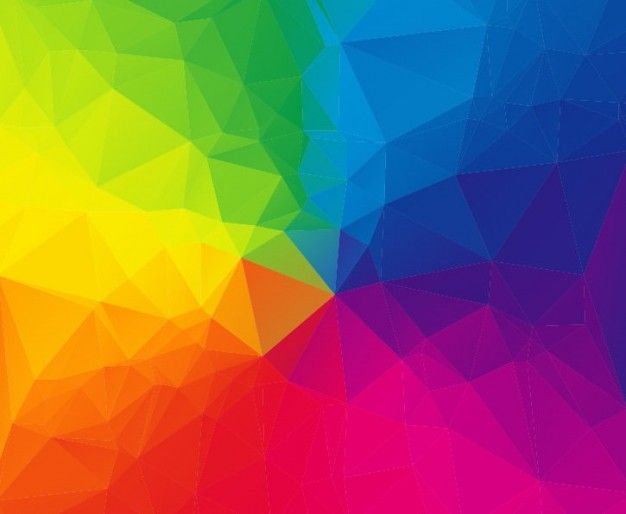
#> input picture Summer2018/Image_Clustering/Shuffle/cluster/test.jpg, 626 x 514 px
$ jupyter execute opencv.ipynb
#> lines starting #> are read from the running program, lines starting #| are printed output that depends on the picture
[cell 1]
from sklearn.cluster import KMeans
import numpy as np
from numpy import array
from scipy.cluster.vq import vq, kmeans, whiten
import scipy as sc
import cv2
import numpy as np
import matplotlib.pyplot as plt

y = plt.imread('test.jpg')
#> y is the input picture: shape (514, 626, 3); mean R, G, B 139.7, 101.6, 86.6
imgplot = plt.imshow(y)
plt.show()


X = plt.imread('test_scrambled.jpg')
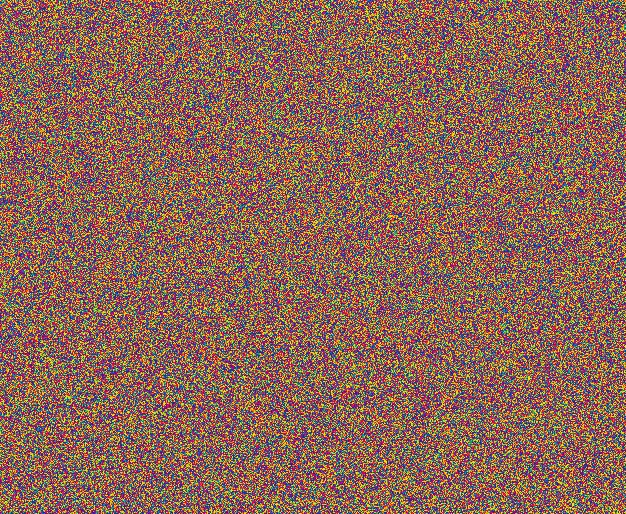
#> input picture Summer2018/Image_Clustering/Shuffle/cluster/test_scrambled.jpg, 626 x 514 px
#> X is the input picture: shape (514, 626, 3); mean R, G, B 139.3, 101.5, 86.9
imgplot = plt.imshow(X)
plt.show()


new_X=X.reshape((-1,3))

print(X.shape)
#| (514, 626, 3)
print(new_X.shape)
#| (321764, 3)

kmeans = KMeans(n_clusters=20, random_state=0).fit(new_X)

print(kmeans.labels_.shape)
#| (321764,)

kmeans.predict([[100,100,100]])

new_kmeans=kmeans.labels_.reshape((X.shape[0],X.shape[1]))
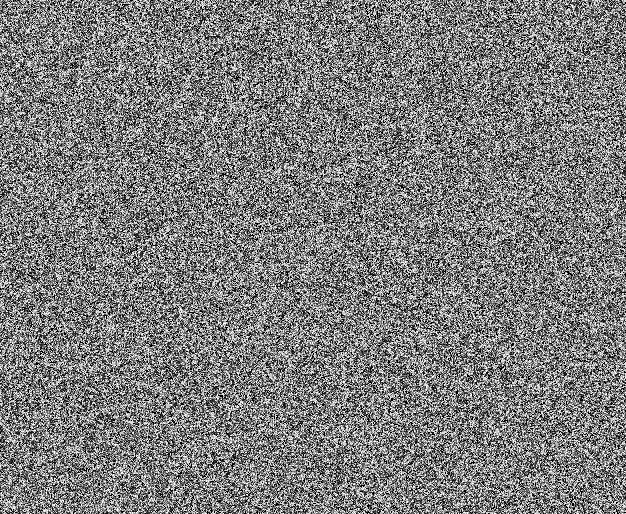
#> new_kmeans: shape (514, 626) int32; min 0, max 19, mean 9.33; drawn with min black and max white
new_kmeans.sort()
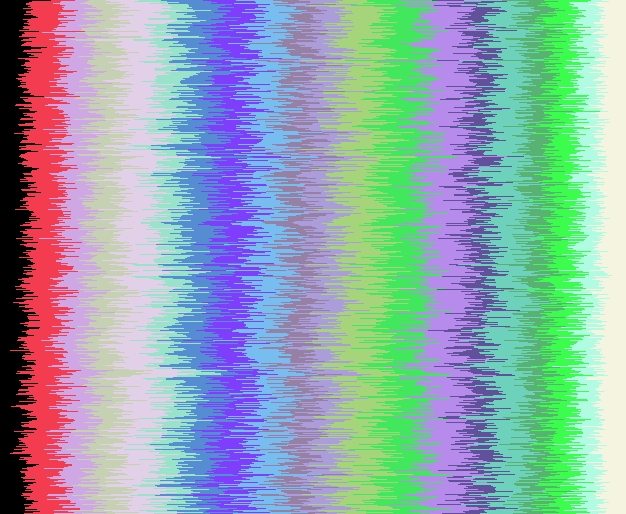
#> new_kmeans: shape (514, 626) int32; 20 distinct labels, from 0 to 19; one colour per label, 0 black
plt.imshow(new_kmeans)


type(new_kmeans)

#kmeans.cluster_centers_
